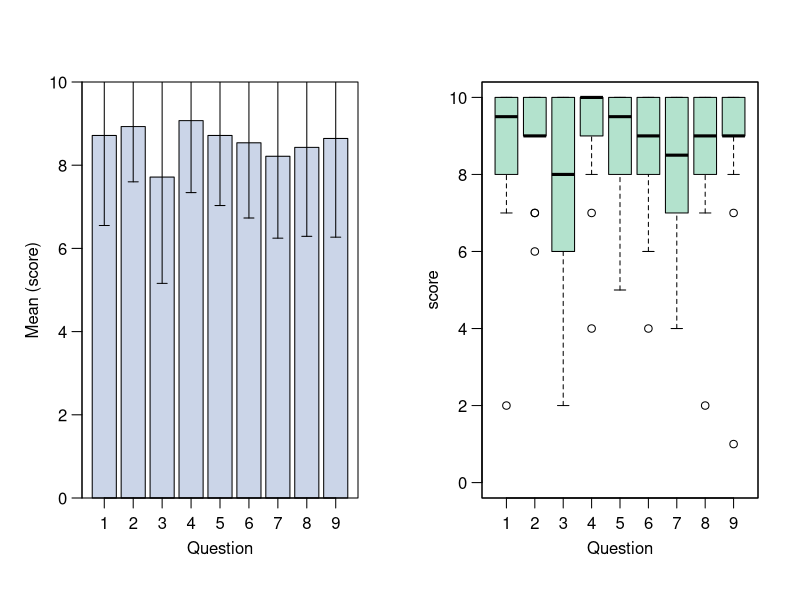

This chart was generated by the following R code:
library(RColorBrewer)

# Read Table From File
evaluations<-read.table("evaluation201411.txt",header=T)
pdf("evaluation201411.pdf", width = 11, height = 5)

# Calculate Mean and Standard Error
vector=0*c(1:9)
std=0*c(1:9)
for (i in 1:9) {
vector[i]<-mean(evaluations[,i][!is.na(evaluations[,i])])
std[i]<-sd(evaluations[,i][!is.na(evaluations[,i])])
}

# Make BarPlot
nice <- brewer.pal(3, "Pastel2")
par(mfrow = c(1, 2), mgp=c(2,0.75,0))
bp <- barplot(vector, ylim=c(0,10), names=c(1:9), xlab="Question", ylab="Mean (score)",  col=nice[3], las=1)
axis(side = 1, at = bp, labels = FALSE) 

box()
mids <- bp[, 1]
for (i in 1:9){
arrows(x0 = mids[i], y0 = vector[i] - std[i], x1 = mids[i], y1 = vector[i] + std[i], code = 3, angle = 90, length=0.05)
}

# Make BoxPlot
boxplot(evaluations, col=nice[1], ylim=c(0,10), xlab="Question", ylab="score", names=c(1:9), las=1)
box()
dev.off()
